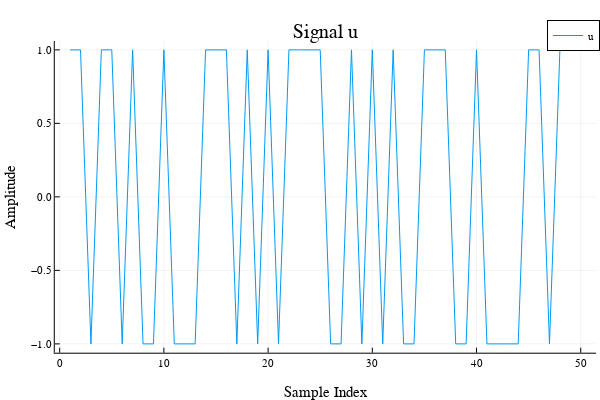
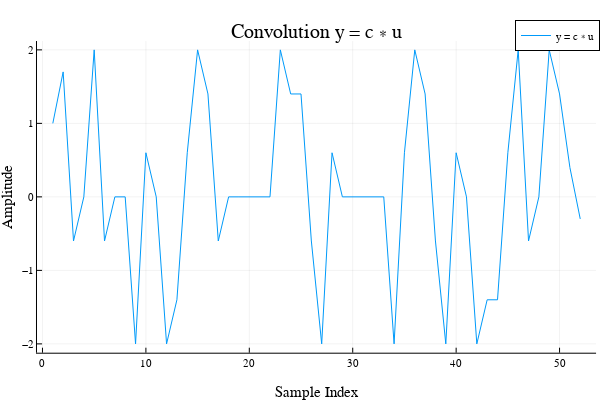
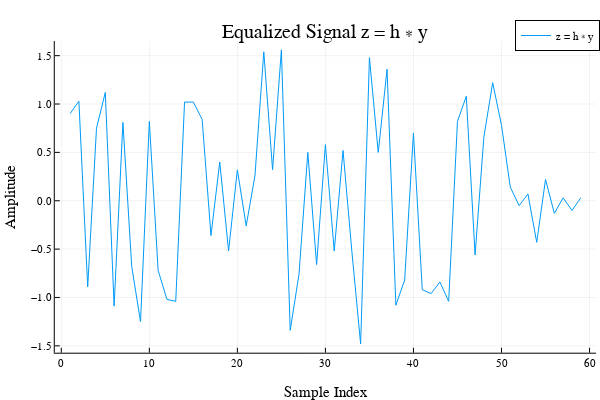

The cell these charts' notebook holds for them, in order:
### Code cell
m = 50
rng = MersenneTwister(1234)  
u = rand(rng, [-1, 1], m)
c = [1, 0.7, -0.3]
h = [0.9, -0.5, 0.5, -0.4, 0.3, -0.3, 0.2, -0.1]

y = conv(c, u)
z = conv(h, y)


plot(1:length(u), u, label= "u", title= "Signal u", xlabel= "Sample Index", ylabel= "Amplitude")
plot(1:length(y), y, label= "y = c ∗ u", title= "Convolution with c", xlabel= "Sample Index", ylabel= "Amplitude")
plot(1:length(z), z, label= "z = h ∗ y", title= "Equalized Signal z", xlabel= "Sample Index", ylabel= "Amplitude")

# Show the plots
display(plot(1:length(u), u, label= "u", title= "Signal u", xlabel= "Sample Index", ylabel= "Amplitude"))
display(plot(1:length(y), y, label= "y = c ∗ u", title= "Convolution y = c ∗ u", xlabel= "Sample Index", ylabel= "Amplitude"))
display(plot(1:length(z), z, label= "z = h ∗ y", title= "Equalized Signal z = h ∗ y", xlabel= "Sample Index", ylabel= "Amplitude"))

### Figure 1 — Plotly figure (JSON) as saved in the notebook; plotly's stock layout.template omitted (floating-point values rounded to 4 significant figures)
{"data": [{"colorbar": {"len": 0.8657, "title": "", "x": 0.9934, "y": 0.5087}, "legendgroup": "u", "line": {"color": "rgba(0, 154, 250, 1.000)", "dash": "solid", "shape": "linear", "width": 1}, "mode": "lines", "name": "u", "showlegend": true, "type": "scatter", "x": [1, 2, 3, 4, 5, 6, 7, 8, 9, 10, 11, 12, 13, 14, 15, 16, 17, 18, 19, 20, 21, 22, 23, 24, 25, 26, 27, 28, 29, 30, 31, 32, 33, 34, 35, 36, 37, 38, 39, 40, 41, 42, 43, 44, 45, 46, 47, 48, 49, 50], "xaxis": "x", "y": [1, 1, -1, 1, 1, -1, 1, -1, -1, 1, -1, -1, -1, 1, 1, 1, -1, 1, -1, 1, -1, 1, 1, 1, 1, -1, -1, 1, -1, 1, -1, 1, -1, -1, 1, 1, 1, -1, -1, 1, -1, -1, -1, -1, 1, 1, -1, 1, 1, 1], "yaxis": "y"}], "layout": {"annotations": [{"font": {"color": "rgba(0, 0, 0, 1.000)", "family": "sans-serif", "size": 20}, "rotation": 0, "showarrow": false, "text": "Signal u", "x": 0.5424, "xanchor": "center", "xref": "paper", "y": 1, "yanchor": "top", "yref": "paper"}], "height": 400, "legend": {"bgcolor": "rgba(255, 255, 255, 1.000)", "bordercolor": "rgba(0, 0, 0, 1.000)", "borderwidth": 1, "font": {"color": "rgba(0, 0, 0, 1.000)", "family": "sans-serif", "size": 11}, "title": {"font": {"color": "rgba(0, 0, 0, 1.000)", "family": "sans-serif", "size": 15}, "text": ""}, "tracegroupgap": 0, "traceorder": "normal", "x": 1, "xanchor": "auto", "y": 1, "yanchor": "auto"}, "margin": {"b": 20, "l": 0, "r": 0, "t": 20}, "paper_bgcolor": "rgba(255, 255, 255, 1.000)", "plot_bgcolor": "rgba(255, 255, 255, 1.000)", "showlegend": true, "width": 600, "xaxis": {"anchor": "y", "domain": [0.09128, 0.9934], "gridcolor": "rgba(0, 0, 0, 0.100)", "gridwidth": 0.5, "linecolor": "rgba(0, 0, 0, 1.000)", "mirror": false, "range": [-0.47, 51.47], "showgrid": true, "showline": true, "showticklabels": true, "tickangle": 0, "tickcolor": "rgb(0, 0, 0)", "tickfont": {"color": "rgba(0, 0, 0, 1.000)", "family": "sans-serif", "size": 11}, "tickmode": "array", "ticks": "inside", "ticktext": ["0", "10", "20", "30", "40", "50"], "tickvals": [0, 10, 20, 30, 40, 50], "title": "Sample Index", "titlefont": {"color": "rgba(0, 0, 0, 1.000)", "family": "sans-serif", "size": 15}, "type": "-", "visible": true, "zeroline": false, "zerolinecolor": "rgba(0, 0, 0, 1.000)"}, "yaxis": {"anchor": "x", "domain": [0.07581, 0.9415], "gridcolor": "rgba(0, 0, 0, 0.100)", "gridwidth": 0.5, "linecolor": "rgba(0, 0, 0, 1.000)", "mirror": false, "range": [-1.06, 1.06], "showgrid": true, "showline": true, "showticklabels": true, "tickangle": 0, "tickcolor": "rgb(0, 0, 0)", "tickfont": {"color": "rgba(0, 0, 0, 1.000)", "family": "sans-serif", "size": 11}, "tickmode": "array", "ticks": "inside", "ticktext": ["−1.0", "−0.5", "0.0", "0.5", "1.0"], "tickvals": [-1, -0.5, 0, 0.5, 1], "title": "Amplitude", "titlefont": {"color": "rgba(0, 0, 0, 1.000)", "family": "sans-serif", "size": 15}, "type": "-", "visible": true, "zeroline": false, "zerolinecolor": "rgba(0, 0, 0, 1.000)"}}}

### Figure 2 — Plotly figure (JSON) as saved in the notebook; plotly's stock layout.template omitted (floating-point values rounded to 4 significant figures)
{"data": [{"colorbar": {"len": 0.8657, "title": "", "x": 0.9934, "y": 0.5087}, "legendgroup": "y = c ∗ u", "line": {"color": "rgba(0, 154, 250, 1.000)", "dash": "solid", "shape": "linear", "width": 1}, "mode": "lines", "name": "y = c ∗ u", "showlegend": true, "type": "scatter", "x": [1, 2, 3, 4, 5, 6, 7, 8, 9, 10, 11, 12, 13, 14, 15, 16, 17, 18, 19, 20, 21, 22, 23, 24, 25, 26, 27, 28, 29, 30, 31, 32, 33, 34, 35, 36, 37, 38, 39, 40, 41, 42, 43, 44, 45, 46, 47, 48, 49, 50, 51, 52], "xaxis": "x", "y": [1, 1.7, -0.6, 1.943e-16, 2, -0.6, 0, 0, -2.0, 0.6, 0, -2, -1.4, 0.6, 2, 1.4, -0.6, 1.665e-16, 0, -1.11e-16, -1.11e-16, -3.925e-17, 2, 1.4, 1.4, -0.6, -2, 0.6, 0, 0, 1.665e-16, 0, -1.11e-16, -2, 0.6, 2, 1.4, -0.6, -2.0, 0.6, 0, -2, -1.4, -1.4, 0.6, 2, -0.6, 1.11e-16, 2.0, 1.4, 0.4, -0.3], "yaxis": "y"}], "layout": {"annotations": [{"font": {"color": "rgba(0, 0, 0, 1.000)", "family": "sans-serif", "size": 20}, "rotation": 0, "showarrow": false, "text": "Convolution y = c ∗ u", "x": 0.5275, "xanchor": "center", "xref": "paper", "y": 1, "yanchor": "top", "yref": "paper"}], "height": 400, "legend": {"bgcolor": "rgba(255, 255, 255, 1.000)", "bordercolor": "rgba(0, 0, 0, 1.000)", "borderwidth": 1, "font": {"color": "rgba(0, 0, 0, 1.000)", "family": "sans-serif", "size": 11}, "title": {"font": {"color": "rgba(0, 0, 0, 1.000)", "family": "sans-serif", "size": 15}, "text": ""}, "tracegroupgap": 0, "traceorder": "normal", "x": 1, "xanchor": "auto", "y": 1, "yanchor": "auto"}, "margin": {"b": 20, "l": 0, "r": 0, "t": 20}, "paper_bgcolor": "rgba(255, 255, 255, 1.000)", "plot_bgcolor": "rgba(255, 255, 255, 1.000)", "showlegend": true, "width": 600, "xaxis": {"anchor": "y", "domain": [0.06165, 0.9934], "gridcolor": "rgba(0, 0, 0, 0.100)", "gridwidth": 0.5, "linecolor": "rgba(0, 0, 0, 1.000)", "mirror": false, "range": [-0.53, 53.53], "showgrid": true, "showline": true, "showticklabels": true, "tickangle": 0, "tickcolor": "rgb(0, 0, 0)", "tickfont": {"color": "rgba(0, 0, 0, 1.000)", "family": "sans-serif", "size": 11}, "tickmode": "array", "ticks": "inside", "ticktext": ["0", "10", "20", "30", "40", "50"], "tickvals": [0, 10, 20, 30, 40, 50], "title": "Sample Index", "titlefont": {"color": "rgba(0, 0, 0, 1.000)", "family": "sans-serif", "size": 15}, "type": "-", "visible": true, "zeroline": false, "zerolinecolor": "rgba(0, 0, 0, 1.000)"}, "yaxis": {"anchor": "x", "domain": [0.07581, 0.9415], "gridcolor": "rgba(0, 0, 0, 0.100)", "gridwidth": 0.5, "linecolor": "rgba(0, 0, 0, 1.000)", "mirror": false, "range": [-2.12, 2.12], "showgrid": true, "showline": true, "showticklabels": true, "tickangle": 0, "tickcolor": "rgb(0, 0, 0)", "tickfont": {"color": "rgba(0, 0, 0, 1.000)", "family": "sans-serif", "size": 11}, "tickmode": "array", "ticks": "inside", "ticktext": ["−2", "−1", "0", "1", "2"], "tickvals": [-2, -1, 0, 1, 2], "title": "Amplitude", "titlefont": {"color": "rgba(0, 0, 0, 1.000)", "family": "sans-serif", "size": 15}, "type": "-", "visible": true, "zeroline": false, "zerolinecolor": "rgba(0, 0, 0, 1.000)"}}}

### Figure 3 — Plotly figure (JSON) as saved in the notebook; plotly's stock layout.template omitted (floating-point values rounded to 4 significant figures)
{"data": [{"colorbar": {"len": 0.8657, "title": "", "x": 0.9934, "y": 0.5087}, "legendgroup": "z = h ∗ y", "line": {"color": "rgba(0, 154, 250, 1.000)", "dash": "solid", "shape": "linear", "width": 1}, "mode": "lines", "name": "z = h ∗ y", "showlegend": true, "type": "scatter", "x": [1, 2, 3, 4, 5, 6, 7, 8, 9, 10, 11, 12, 13, 14, 15, 16, 17, 18, 19, 20, 21, 22, 23, 24, 25, 26, 27, 28, 29, 30, 31, 32, 33, 34, 35, 36, 37, 38, 39, 40, 41, 42, 43, 44, 45, 46, 47, 48, 49, 50, 51, 52, 53, 54, 55, 56, 57, 58, 59], "xaxis": "x", "y": [0.9, 1.03, -0.89, 0.75, 1.12, -1.09, 0.81, -0.68, -1.25, 0.82, -0.72, -1.02, -1.04, 1.02, 1.02, 0.84, -0.36, 0.4, -0.52, 0.32, -0.26, 0.26, 1.54, 0.32, 1.56, -1.34, -0.76, 0.5, -0.66, 0.58, -0.52, 0.52, -0.52, -1.48, 1.48, 0.5, 1.36, -1.08, -0.82, 0.7, -0.92, -0.96, -0.84, -1.04, 0.82, 1.08, -0.56, 0.66, 1.22, 0.78, 0.14, -0.05, 0.07, -0.43, 0.22, -0.13, 0.03, -0.1, 0.03], "yaxis": "y"}], "layout": {"annotations": [{"font": {"color": "rgba(0, 0, 0, 1.000)", "family": "sans-serif", "size": 20}, "rotation": 0, "showarrow": false, "text": "Equalized Signal z = h ∗ y", "x": 0.5424, "xanchor": "center", "xref": "paper", "y": 1, "yanchor": "top", "yref": "paper"}], "height": 400, "legend": {"bgcolor": "rgba(255, 255, 255, 1.000)", "bordercolor": "rgba(0, 0, 0, 1.000)", "borderwidth": 1, "font": {"color": "rgba(0, 0, 0, 1.000)", "family": "sans-serif", "size": 11}, "title": {"font": {"color": "rgba(0, 0, 0, 1.000)", "family": "sans-serif", "size": 15}, "text": ""}, "tracegroupgap": 0, "traceorder": "normal", "x": 1, "xanchor": "auto", "y": 1, "yanchor": "auto"}, "margin": {"b": 20, "l": 0, "r": 0, "t": 20}, "paper_bgcolor": "rgba(255, 255, 255, 1.000)", "plot_bgcolor": "rgba(255, 255, 255, 1.000)", "showlegend": true, "width": 600, "xaxis": {"anchor": "y", "domain": [0.09128, 0.9934], "gridcolor": "rgba(0, 0, 0, 0.100)", "gridwidth": 0.5, "linecolor": "rgba(0, 0, 0, 1.000)", "mirror": false, "range": [-0.74, 60.74], "showgrid": true, "showline": true, "showticklabels": true, "tickangle": 0, "tickcolor": "rgb(0, 0, 0)", "tickfont": {"color": "rgba(0, 0, 0, 1.000)", "family": "sans-serif", "size": 11}, "tickmode": "array", "ticks": "inside", "ticktext": ["0", "10", "20", "30", "40", "50", "60"], "tickvals": [0, 10, 20, 30, 40, 50, 60], "title": "Sample Index", "titlefont": {"color": "rgba(0, 0, 0, 1.000)", "family": "sans-serif", "size": 15}, "type": "-", "visible": true, "zeroline": false, "zerolinecolor": "rgba(0, 0, 0, 1.000)"}, "yaxis": {"anchor": "x", "domain": [0.07581, 0.9415], "gridcolor": "rgba(0, 0, 0, 0.100)", "gridwidth": 0.5, "linecolor": "rgba(0, 0, 0, 1.000)", "mirror": false, "range": [-1.571, 1.651], "showgrid": true, "showline": true, "showticklabels": true, "tickangle": 0, "tickcolor": "rgb(0, 0, 0)", "tickfont": {"color": "rgba(0, 0, 0, 1.000)", "family": "sans-serif", "size": 11}, "tickmode": "array", "ticks": "inside", "ticktext": ["−1.5", "−1.0", "−0.5", "0.0", "0.5", "1.0", "1.5"], "tickvals": [-1.5, -1, -0.5, 0, 0.5, 1, 1.5], "title": "Amplitude", "titlefont": {"color": "rgba(0, 0, 0, 1.000)", "family": "sans-serif", "size": 15}, "type": "-", "visible": true, "zeroline": false, "zerolinecolor": "rgba(0, 0, 0, 1.000)"}}}
